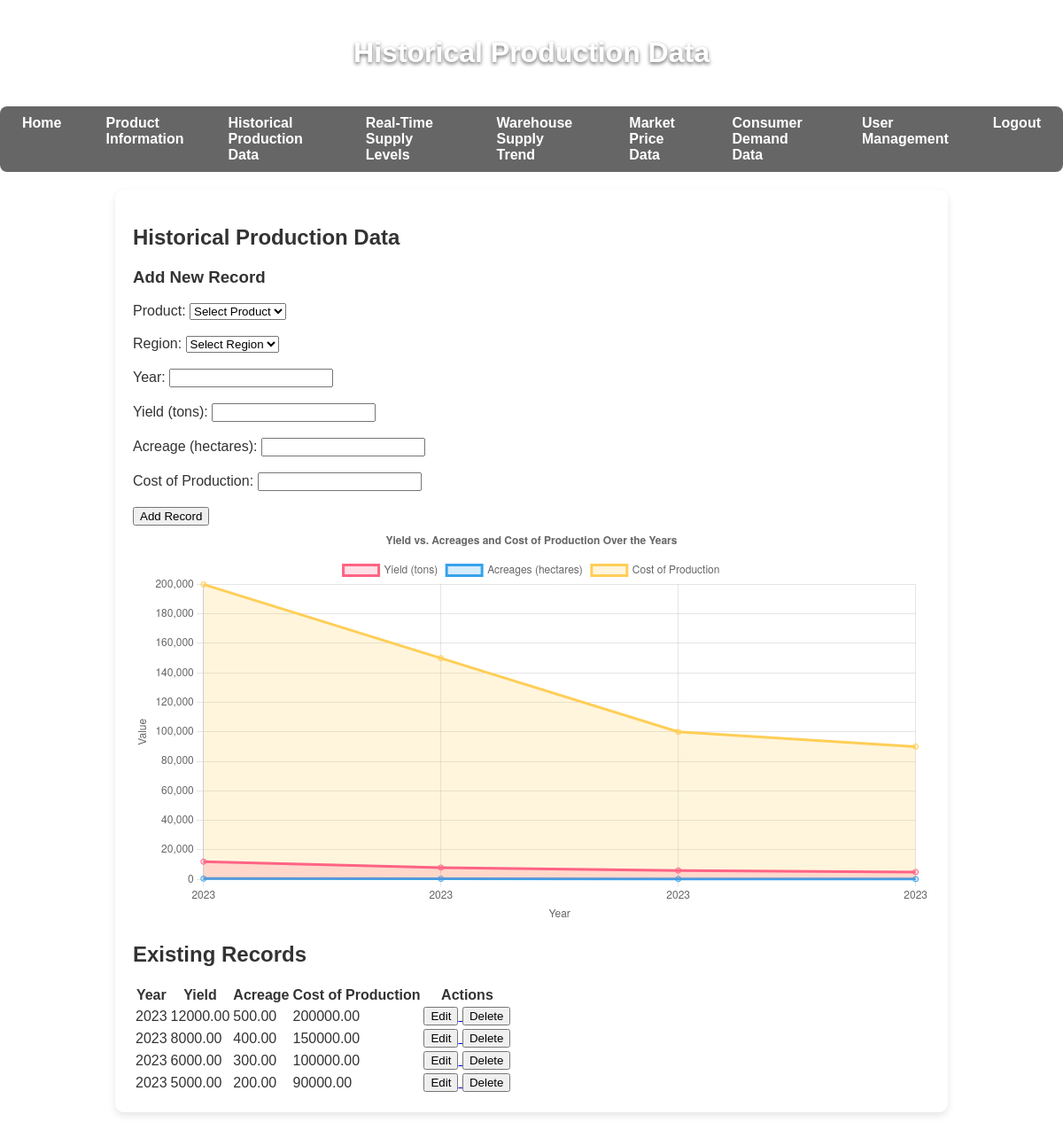
/production_data.php (signed in), run on the app's committed database.
### tables this page shows
CREATE TABLE PRODUCTION_RECORD (
    recordID INT AUTO_INCREMENT PRIMARY KEY,
    productID INT,
    year YEAR NOT NULL,
    yield DECIMAL(10, 2) NOT NULL,
    acreage DECIMAL(10, 2) NOT NULL,
    costOfProduction DECIMAL(10, 2),
    region VARCHAR(100)
);

### production_data.php (the view, shortened to what this page needs)
<!DOCTYPE html>
<html lang="en">
<head>
    <link rel="stylesheet" href="styles.css">
    <link rel="stylesheet" href="css/common.css">
</head>
<body>
    <header>
        <h1>Historical Production Data</h1>
    </header>
    <main>
    <section>
        <h1>Historical Production Data</h1>
        <h3>Add New Record</h3>
        <form method="POST" action="">
            <label for="productID">Product:</label>
            <select id="productID" name="productID" required>
                <option value="">Select Product</option>
                <?php
                include 'db_connect.php';
                ?>
            </select><br><br>
            <label for="region">Region:</label>
            <select id="region" name="region" required>
                <option value="">Select Region</option>
            </select><br><br>
            <label for="year">Year:</label>
            <input type="number" id="year" name="year" required><br><br>
            <label for="yield">Yield (tons):</label>
            <input type="number" step="0.01" id="yield" name="yield" required><br><br>
            <label for="acreage">Acreage (hectares):</label>
            <input type="number" step="0.01" id="acreage" name="acreage" required><br><br>
            <label for="costOfProduction">Cost of Production:</label>
            <input type="number" step="0.01" id="costOfProduction" name="costOfProduction" required><br><br>
            <button type="submit" name="addRecord">Add Record</button>
        </form>
        <?php
        $sql = "SELECT pr.recordID, p.productName, pr.region, pr.year, pr.yield, pr.acreage, pr.costOfProduction
                FROM PRODUCTION_RECORD pr
                JOIN PRODUCT p ON pr.productID = p.productID";
        $result = $conn->query($sql);
        $data = [];
        while ($row = $result->fetch_assoc()) {
            $data[] = $row;
        }
        $years = array_column($data, 'year');
        $yields = array_column($data, 'yield');
        $acreages = array_column($data, 'acreage');
        $costOfProduction = array_column($data, 'costOfProduction');
        ?>
        <canvas id="yieldAcreageChart"></canvas>
        <script>
            const ctx = document.getElementById('yieldAcreageChart').getContext('2d');
            new Chart(ctx, {
                type: 'line', // Line chart for year-wise comparison
                data: {
                    labels: <?= json_encode($years) ?>,
                    datasets: [
                        {
                            label: 'Yield (tons)',
                            data: <?= json_encode($yields) ?>,
                            borderColor: '#FF6384',
                            backgroundColor: 'rgba(255, 99, 132, 0.2)',
                            fill: true,
                        },
                        {
                            label: 'Acreages (hectares)',
                            data: <?= json_encode($acreages) ?>,
                            borderColor: '#36A2EB',
                            backgroundColor: 'rgba(54, 162, 235, 0.2)',
                            fill: true,
                        },
                        {
                            label: 'Cost of Production',
                            data: <?= json_encode($costOfProduction) ?>,
                            borderColor: '#FFCE56',
                            backgroundColor: 'rgba(255, 206, 86, 0.2)',
                            fill: true,
                        },
                    ],
                },
                options: {
                    responsive: true,
                    plugins: {
                        legend: { position: 'top' },
                        title: { display: true, text: 'Yield vs. Acreages and Cost of Production Over the Years' },
                    },
                    scales: {
                        x: {
                            title: {
                                display: true,
                                text: 'Year',
                            },
                        },
                        y: {
                            title: {
                                display: true,
                                text: 'Value',
                            },
                            beginAtZero: true,
                        },
                    },
                },
            });
        </script>
        <?php
        $sql = "SELECT recordID, year, yield, acreage, costOfProduction FROM PRODUCTION_RECORD ORDER BY year";
        $result = $conn->query($sql);
        ?>
        <h2>Existing Records</h2>
        <table>
            <thead>
                <tr>
                    <th>Year</th>
                    <th>Yield</th>
                    <th>Acreage</th>
                    <th>Cost of Production</th>
                    <th>Actions</th>
                </tr>
            </thead>
            <tbody>
                <?php while ($row = $result->fetch_assoc()): ?>
                <tr>
                    <td><?= htmlspecialchars($row['year']) ?></td>
                    <td><?= htmlspecialchars($row['yield']) ?></td>
                    <td><?= htmlspecialchars($row['acreage']) ?></td>
                    <td><?= htmlspecialchars($row['costOfProduction']) ?></td>
                    <td>
                        <a href="?edit=<?= $row['recordID'] ?>">
                            <button>Edit</button>
                        </a>
                        <a href="?delete=<?= $row['recordID'] ?>" onclick="return confirm('Are you sure you want to delete this record?');">
                            <button>Delete</button>
                        </a>
                    </td>
                </tr>
                <?php endwhile; ?>
            </tbody>
        </table>
    </section>
    </main>
</body>
</html>

### css/common.css (style rules this page uses)
body { background-image: url('bg_picture.jpg'); background-size: cover; background-position: center; background-repeat: no-repeat; color: #333; min-height: 100vh; margin: 0; font-family: Arial, sans-serif; }
nav ul { list-style-type: none; margin: 0; padding: 0; display: flex; justify-content: center; background: rgba(0, 0, 0, 0.6); border-radius: 8px; }
nav ul li { margin: 0 10px; }
nav ul li a { color: white; padding: 10px 15px; text-decoration: none; display: block; font-weight: bold; }
main { padding: 20px; background: rgba(255, 255, 255, 0.8); border-radius: 10px; margin: 20px auto; max-width: 900px; box-shadow: 0 4px 8px rgba(0, 0, 0, 0.1); }
header { text-align: center; padding: 20px; color: white; text-shadow: 0 2px 4px rgba(0, 0, 0, 0.6); }

### data on the page
production_record: year "2023", yield "12000.00", acreage "500.00", costOfProduction "200000.00"
production_record: year "2023", yield "8000.00", acreage "400.00", costOfProduction "150000.00"
production_record: year "2023", yield "6000.00", acreage "300.00", costOfProduction "100000.00"
production_record: year "2023", yield "5000.00", acreage "200.00", costOfProduction "90000.00"

### other printed values
chart data {{ json_encode($years) }} ["2023","2023","2023","2023"]
chart data {{ json_encode($yields) }} ["12000.00","8000.00","6000.00","5000.00"]
chart data {{ json_encode($acreages) }} ["500.00","400.00","300.00","200.00"]
chart data {{ json_encode($costOfProduction) }} ["200000.00","150000.00","100000.00","90000.00"]
